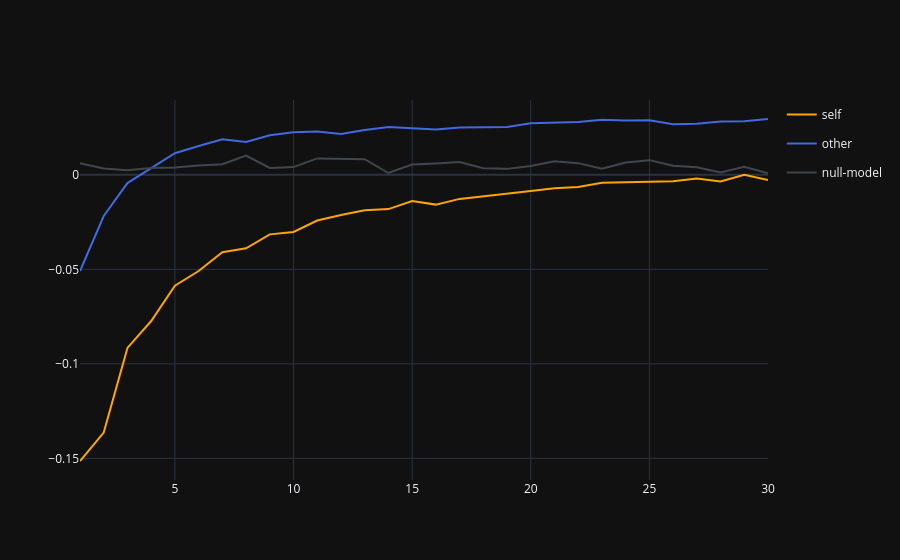

Notebook source saved alongside this figure:
### Code cell
# self
sel = df__['self'] == 'self'
fig2.add_trace(
    go.Scatter(
        y=df__['resid'].loc[sel].values,
        x=df__[turn_no_col].loc[sel].values,
        mode='lines',
        name='self',
        showlegend=True,
        legendgroup='self',
        line = dict(
            color='orange',
            # width=4,
            # dash='dash'
        )
    )
)

# upper bounds for ribbon
fig2.add_trace(
    go.Scatter(
        x=df__[turn_no_col].loc[sel].values,
        y=df__['resid'].loc[sel].values + (2*df__['SE'].loc[sel].values),
        mode='lines',
        line=dict(color='orange',width=0),
        name='self_upper_bound',
        showlegend=False,
        legendgroup='self',
        fill='tonexty',
        fillcolor='rgba(255, 165, 0, 0.2)',
    ),
    # row=row, col=col
)

# lower bounds for ribbon
fig2.add_trace(
    go.Scatter(
        x=df__[turn_no_col].loc[sel].values,
        y=df__['resid'].loc[sel].values - (2*df__['SE'].loc[sel].values),
        mode='lines',
        line=dict(color='orange',width=0),
        name='self_lower_bound',
        showlegend=False,
        legendgroup='self',
        fill='tonexty',
        fillcolor='rgba(255, 165, 0, 0.2)',
    ),
    # row=row, col=col
)

####################################
# other
####################################
sel = df__['self']  == 'other'
fig2.add_trace(
    go.Scatter(
        y=df__['resid'].loc[sel].values,
        x=df__[turn_no_col].loc[sel].values,
        mode='lines',
        name='other',
        showlegend=True,
        legendgroup='other',
        line = dict(
            color='royalblue',
            # width=4,
            # dash='dash'
        )
    )
)

# upper bounds for ribbon
fig2.add_trace(
    go.Scatter(
        x=df__[turn_no_col].loc[sel].values,
        y=df__['resid'].loc[sel].values + (2*df__['SE'].loc[sel].values),
        mode='lines',
        line=dict(color='orange',width=0),
        name='other_upper_bound',
        showlegend=False,
        legendgroup='other',
        fill='tonexty',
        fillcolor='rgba(65, 105, 225, 0.2)',
    ),
    # row=row, col=col
)

# lower bounds for ribbon
fig2.add_trace(
    go.Scatter(
        x=df__[turn_no_col].loc[sel].values,
        y=df__['resid'].loc[sel].values - (2*df__['SE'].loc[sel].values),
        mode='lines',
        line=dict(color='orange',width=0),
        name='other_lower_bound',
        showlegend=False,
        legendgroup='other',
        fill='tonexty',
        fillcolor='rgba(65, 105, 225, 0.2)',
    ),
    # row=row, col=col
)

####################################
# null
####################################
sel = df__['self'] == 'null-model'
fig2.add_trace(
    go.Scatter(
        y=df__['resid'].loc[sel].values,
        x=df__[turn_no_col].loc[sel].values,
        mode='lines',
        name='null-model',
        showlegend=True,
        legendgroup='null-model',
        line = dict(
            color='#3e474d',
            # width=4,
            # dash='dash'
        )
    )
)

# upper bounds for ribbon
fig2.add_trace(
    go.Scatter(
        x=df__[turn_no_col].loc[sel].values,
        y=df__['resid'].loc[sel].values + (2*df__['SE'].loc[sel].values),
        mode='lines',
        line=dict(color='orange',width=0),
        name='null-model_upper_bound',
        showlegend=False,
        legendgroup='null-model',
        fill='tonexty',
        fillcolor='rgba(62, 71, 77, 0.2)',
    ),
    # row=row, col=col
)

# lower bounds for ribbon
fig2.add_trace(
    go.Scatter(
        x=df__[turn_no_col].loc[sel].values,
        y=df__['resid'].loc[sel].values - (2*df__['SE'].loc[sel].values),
        mode='lines',
        line=dict(color='orange',width=0),
        name='null-model_lower_bound',
        showlegend=False,
        legendgroup='null-model',
        fill='tonexty',
        fillcolor='rgba(62, 71, 77, 0.2)',
    ),
    # row=row, col=col
)

### Figure 1 — Plotly figure (JSON) as saved in the notebook; plotly's stock layout.template omitted (floating-point values rounded to 4 significant figures)
{"data": [{"legendgroup": "self", "line": {"color": "orange"}, "mode": "lines", "name": "self", "showlegend": true, "x": [1.0, 2.0, 3.0, 4.0, 5.0, 6.0, 7.0, 8.0, 9.0, 10.0, 11.0, 12.0, 13.0, 14.0, 15.0, 16.0, 17.0, 18.0, 19.0, 20.0, 21.0, 22.0, 23.0, 24.0, 25.0, 26.0, 27.0, 28.0, 29.0, 30.0], "y": [-0.1514, -0.1363, -0.09159, -0.07734, -0.05868, -0.05087, -0.04091, -0.03891, -0.0315, -0.0302, -0.02421, -0.02124, -0.01875, -0.01813, -0.01392, -0.01577, -0.01274, -0.01142, -0.01013, -0.008511, -0.007084, -0.006499, -0.004229, -0.004002, -0.004017, -0.003398, -0.002025, -0.003562, 7.1e-05, -0.002818], "type": "scatter"}, {"fill": "tonexty", "fillcolor": "rgba(255, 165, 0, 0.2)", "legendgroup": "self", "line": {"color": "orange", "width": 0}, "mode": "lines", "name": "self_upper_bound", "showlegend": false, "x": [1.0, 2.0, 3.0, 4.0, 5.0, 6.0, 7.0, 8.0, 9.0, 10.0, 11.0, 12.0, 13.0, 14.0, 15.0, 16.0, 17.0, 18.0, 19.0, 20.0, 21.0, 22.0, 23.0, 24.0, 25.0, 26.0, 27.0, 28.0, 29.0, 30.0], "y": [NaN, NaN, NaN, NaN, NaN, NaN, NaN, NaN, NaN, NaN, NaN, NaN, NaN, NaN, NaN, NaN, NaN, NaN, NaN, NaN, NaN, NaN, NaN, NaN, NaN, NaN, NaN, NaN, NaN, NaN], "type": "scatter"}, {"fill": "tonexty", "fillcolor": "rgba(255, 165, 0, 0.2)", "legendgroup": "self", "line": {"color": "orange", "width": 0}, "mode": "lines", "name": "self_lower_bound", "showlegend": false, "x": [1.0, 2.0, 3.0, 4.0, 5.0, 6.0, 7.0, 8.0, 9.0, 10.0, 11.0, 12.0, 13.0, 14.0, 15.0, 16.0, 17.0, 18.0, 19.0, 20.0, 21.0, 22.0, 23.0, 24.0, 25.0, 26.0, 27.0, 28.0, 29.0, 30.0], "y": [NaN, NaN, NaN, NaN, NaN, NaN, NaN, NaN, NaN, NaN, NaN, NaN, NaN, NaN, NaN, NaN, NaN, NaN, NaN, NaN, NaN, NaN, NaN, NaN, NaN, NaN, NaN, NaN, NaN, NaN], "type": "scatter"}, {"legendgroup": "other", "line": {"color": "royalblue"}, "mode": "lines", "name": "other", "showlegend": true, "x": [1.0, 2.0, 3.0, 4.0, 5.0, 6.0, 7.0, 8.0, 9.0, 10.0, 11.0, 12.0, 13.0, 14.0, 15.0, 16.0, 17.0, 18.0, 19.0, 20.0, 21.0, 22.0, 23.0, 24.0, 25.0, 26.0, 27.0, 28.0, 29.0, 30.0], "y": [-0.05088, -0.02178, -0.004391, 0.003521, 0.0114, 0.01526, 0.01884, 0.01737, 0.02091, 0.02245, 0.02295, 0.02152, 0.02365, 0.02526, 0.02476, 0.02394, 0.02506, 0.0251, 0.0253, 0.02721, 0.02746, 0.02792, 0.0291, 0.02872, 0.02883, 0.02676, 0.027, 0.02815, 0.02828, 0.02952], "type": "scatter"}, {"fill": "tonexty", "fillcolor": "rgba(65, 105, 225, 0.2)", "legendgroup": "other", "line": {"color": "orange", "width": 0}, "mode": "lines", "name": "other_upper_bound", "showlegend": false, "x": [1.0, 2.0, 3.0, 4.0, 5.0, 6.0, 7.0, 8.0, 9.0, 10.0, 11.0, 12.0, 13.0, 14.0, 15.0, 16.0, 17.0, 18.0, 19.0, 20.0, 21.0, 22.0, 23.0, 24.0, 25.0, 26.0, 27.0, 28.0, 29.0, 30.0], "y": [NaN, NaN, NaN, NaN, NaN, NaN, NaN, NaN, NaN, NaN, NaN, NaN, NaN, NaN, NaN, NaN, NaN, NaN, NaN, NaN, NaN, NaN, NaN, NaN, NaN, NaN, NaN, NaN, NaN, NaN], "type": "scatter"}, {"fill": "tonexty", "fillcolor": "rgba(65, 105, 225, 0.2)", "legendgroup": "other", "line": {"color": "orange", "width": 0}, "mode": "lines", "name": "other_lower_bound", "showlegend": false, "x": [1.0, 2.0, 3.0, 4.0, 5.0, 6.0, 7.0, 8.0, 9.0, 10.0, 11.0, 12.0, 13.0, 14.0, 15.0, 16.0, 17.0, 18.0, 19.0, 20.0, 21.0, 22.0, 23.0, 24.0, 25.0, 26.0, 27.0, 28.0, 29.0, 30.0], "y": [NaN, NaN, NaN, NaN, NaN, NaN, NaN, NaN, NaN, NaN, NaN, NaN, NaN, NaN, NaN, NaN, NaN, NaN, NaN, NaN, NaN, NaN, NaN, NaN, NaN, NaN, NaN, NaN, NaN, NaN], "type": "scatter"}, {"legendgroup": "null-model", "line": {"color": "#3e474d"}, "mode": "lines", "name": "null-model", "showlegend": true, "x": [1.0, 2.0, 3.0, 4.0, 5.0, 6.0, 7.0, 8.0, 9.0, 10.0, 11.0, 12.0, 13.0, 14.0, 15.0, 16.0, 17.0, 18.0, 19.0, 20.0, 21.0, 22.0, 23.0, 24.0, 25.0, 26.0, 27.0, 28.0, 29.0, 30.0], "y": [0.006058, 0.003394, 0.002468, 0.003631, 0.00388, 0.004973, 0.005636, 0.01014, 0.003619, 0.004067, 0.008667, 0.008635, 0.008286, 0.0009408, 0.005447, 0.006003, 0.006739, 0.00343, 0.003135, 0.004649, 0.007128, 0.006174, 0.003194, 0.006497, 0.007756, 0.004844, 0.003973, 0.001191, 0.004289, 0.0008455], "type": "scatter"}, {"fill": "tonexty", "fillcolor": "rgba(62, 71, 77, 0.2)", "legendgroup": "null-model", "line": {"color": "orange", "width": 0}, "mode": "lines", "name": "null-model_upper_bound", "showlegend": false, "x": [1.0, 2.0, 3.0, 4.0, 5.0, 6.0, 7.0, 8.0, 9.0, 10.0, 11.0, 12.0, 13.0, 14.0, 15.0, 16.0, 17.0, 18.0, 19.0, 20.0, 21.0, 22.0, 23.0, 24.0, 25.0, 26.0, 27.0, 28.0, 29.0, 30.0], "y": [NaN, NaN, NaN, NaN, NaN, NaN, NaN, NaN, NaN, NaN, NaN, NaN, NaN, NaN, NaN, NaN, NaN, NaN, NaN, NaN, NaN, NaN, NaN, NaN, NaN, NaN, NaN, NaN, NaN, NaN], "type": "scatter"}, {"fill": "tonexty", "fillcolor": "rgba(62, 71, 77, 0.2)", "legendgroup": "null-model", "line": {"color": "orange", "width": 0}, "mode": "lines", "name": "null-model_lower_bound", "showlegend": false, "x": [1.0, 2.0, 3.0, 4.0, 5.0, 6.0, 7.0, 8.0, 9.0, 10.0, 11.0, 12.0, 13.0, 14.0, 15.0, 16.0, 17.0, 18.0, 19.0, 20.0, 21.0, 22.0, 23.0, 24.0, 25.0, 26.0, 27.0, 28.0, 29.0, 30.0], "y": [NaN, NaN, NaN, NaN, NaN, NaN, NaN, NaN, NaN, NaN, NaN, NaN, NaN, NaN, NaN, NaN, NaN, NaN, NaN, NaN, NaN, NaN, NaN, NaN, NaN, NaN, NaN, NaN, NaN, NaN], "type": "scatter"}], "layout": {}}
